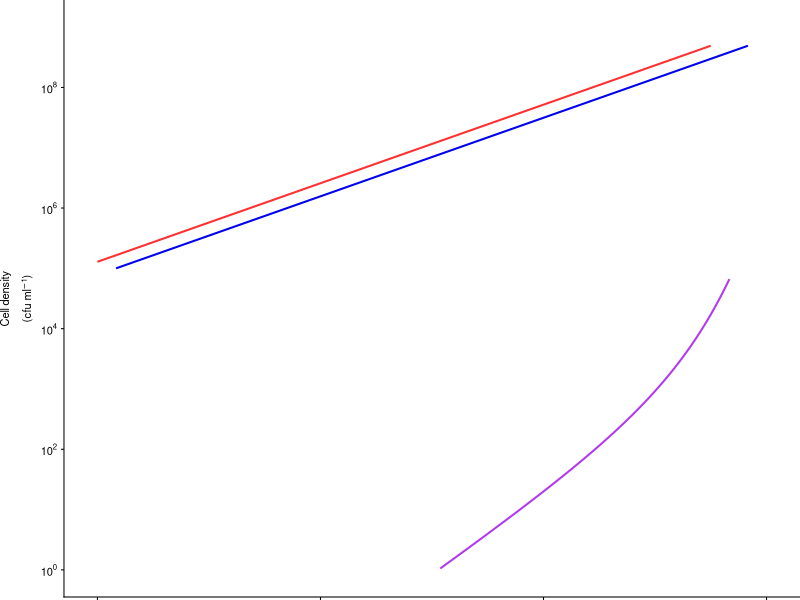
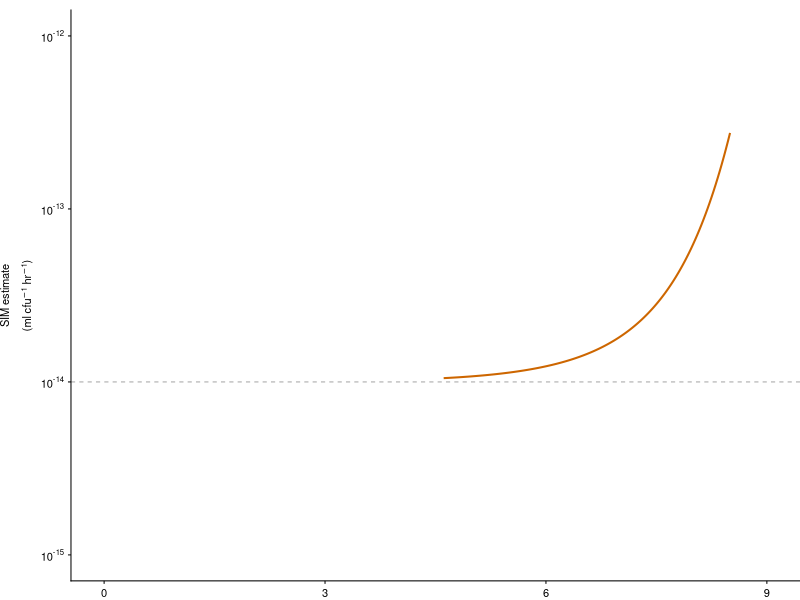
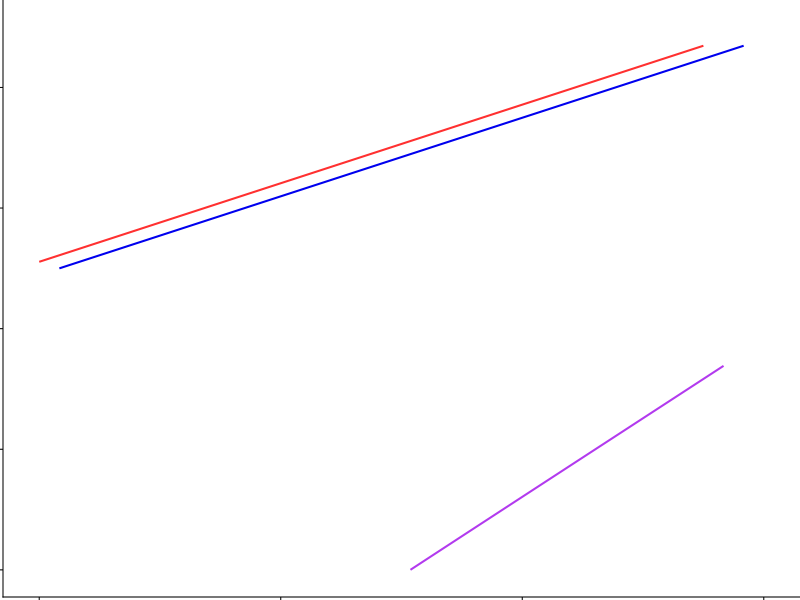
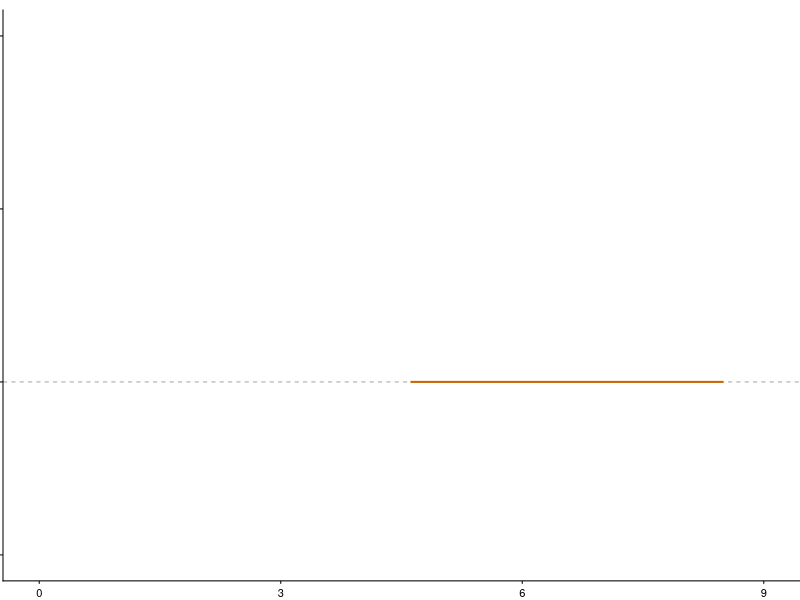

These figures' R source, in order: (Note: this script raises an error after producing the figures.)
# Packages ----------------------------------------------------------
library(tidyverse)
library(cowplot)
library(patchwork)
library(egg)
library(grid)
theme_set(theme_cowplot())

# Plot filtering ----------------------------------------------------------
Incubation_time = 8.516944 # The max incubation time for the x-axis
Set_conjugation_rate = 1e-14 # The simulated conjugation rate
num_of_rows_to_skip = 100 # This skips datapoints so that the ggplot linetypes will work

# General plotting customization -------------------------------------------------
Figure_height = 3
Figure_width = 4.5
Figure_label_size = 10
plot_width = 1.7
text_size_axis_title = 8
text_size_axis_tick_labels = 8
axis_line_size = 0.75/(ggplot2::.pt*72.27/96) # pt size for the axis lines
axis_tick_size = 0.75/(ggplot2::.pt*72.27/96)
axis_tick_lengths = 0.03
x_axis_min = 0
x_axis_max = 9
x_axis_breaks = c(0,3,6,9)
x_axis_label = "Time (hr)"
margins_top_left <- c(0,0,0,0.0)
margins_bottom_left <- c(0.1,0,0,0.0)
margins_top_right <- c(0,0,0,0.0)
margins_bottom_right <- c(0.1,0,0,0.0)

# Density plotting customization -------------------------------------------------
density_cell_colors <- c('firebrick1', 'blue2', 'darkorchid2') # the line colors for donor, recipient, and transconjugant trajectories
density_linetype = 'solid' # the linetype used to plot the density trajectories
density_line_size = 1.5/(ggplot2::.pt*72.27/96) # pt size for the density trajectories
density_line_dodge = 1 # to jitter the overlapping density trajectories
density_y_axis_min = 1
density_y_axis_max = 1e9
density_y_axis_number_of_ticks = 4
density_height = plot_width*0.75
density_y_axis_label = expression(atop("Cell density", paste("(cfu ", 'ml'^-1, ")")))

# SIM plotting customization -------------------------------------------------
SIM_set_conjugation_rate_color = c(rgb(169, 169, 169, maxColorValue = 255)) #darkgrey
SIM_set_conjugation_rate_linetype = 'dashed'
SIM_set_conjugation_rate_line_size = 0.75/(ggplot2::.pt*72.27/96)
SIM_line_size = 1.5/(ggplot2::.pt*72.27/96)
SIM_line_color = c(rgb(205, 102, 0, maxColorValue = 255)) #darkorange3
SIM_y_axis_number_of_ticks = 4
SIM_y_axis_min = 1e-15
SIM_y_axis_max = 1e-12
SIM_height = plot_width * 0.5
SIM_y_axis_label = expression(atop("SIM estimate", paste("(ml ", 'cfu'^-1, ' hr'^-1, ")")))

# Unequal conjugation rates data --------------------------------------------
dat <- read.csv("ODE_data/T55.csv")
T_1 = (dat$time[dat$Transconjugant>1]/3600)[1]
dat2 <- dat %>%
  filter(row_number() %% num_of_rows_to_skip == 1)
dat1 <- dat2 %>%
  select(-PlasmidFreeDonor, -Total) %>%
  gather(Cell.type, Density, 2:4)
dat1$time <- dat1$time/3600

# a. Density plot ------------------------------------------------------------
top_left <- ggplot(data = dat1 %>% filter(time < Incubation_time, Cell.type == 'Transconjugant'), aes(x = time, y = Density, color = Cell.type)) +
  geom_line(size = density_line_size, linetype = density_linetype) +
  geom_line(data = dat1 %>% filter(time < Incubation_time, Cell.type != 'Transconjugant'), position=position_dodge(width=density_line_dodge), size = density_line_size, linetype = density_linetype)+
  scale_color_manual(values = density_cell_colors) +
  scale_x_continuous(limits = c(x_axis_min, x_axis_max), breaks = x_axis_breaks)+
  scale_y_log10(limits = c(density_y_axis_min, density_y_axis_max), breaks = scales::trans_breaks("log10", function(x) 10^x, n = density_y_axis_number_of_ticks), labels = scales::trans_format("log10", scales::math_format(10^.x))) +
  ylab(density_y_axis_label) + 
  theme(axis.title.x = element_blank()) +
  theme(axis.title = element_text(size = text_size_axis_title)) +
  theme(axis.line.y = element_line(size = axis_line_size)) +
  theme(axis.line.x = element_line(size = axis_line_size)) +
  theme(axis.ticks = element_line(size = axis_tick_size))+
  theme(axis.ticks.length = unit(axis_tick_lengths, 'in'))+
  theme(axis.text.y = element_text(size = text_size_axis_tick_labels))+
  theme(axis.text.x = element_blank()) +
  theme(legend.position = "none") +
  theme(plot.margin = unit(margins_top_left, "in"))
top_left

# b. SIM estimate plot ------------------------------------------------------------
bottom_left <- ggplot(data = dat1 %>% filter(time < Incubation_time & time > T_1), aes(x = time, y = SIM)) +
  geom_hline(yintercept = Set_conjugation_rate, color = SIM_set_conjugation_rate_color, linetype = SIM_set_conjugation_rate_linetype, size = SIM_set_conjugation_rate_line_size) +
  geom_line(size = SIM_line_size, color = SIM_line_color) +
  scale_x_continuous(limits = c(x_axis_min, x_axis_max), breaks = x_axis_breaks)+
  scale_y_log10(limits=c(SIM_y_axis_min, SIM_y_axis_max), breaks = scales::trans_breaks("log10", function(x) 10^x, n = SIM_y_axis_number_of_ticks), labels = scales::trans_format("log10", scales::math_format(10^.x))) +
  ylab(SIM_y_axis_label) + 
  theme(axis.title.x = element_blank()) +
  theme(axis.title = element_text(size = text_size_axis_title)) +
  theme(axis.line.y = element_line(size = axis_line_size)) +
  theme(axis.line.x = element_line(size = axis_line_size)) +
  theme(axis.ticks = element_line(size = axis_tick_size))+
  theme(axis.ticks.length = unit(axis_tick_lengths, 'in'))+
  theme(axis.text = element_text(size = text_size_axis_tick_labels))+
  theme(legend.position = "none") +
  theme(plot.margin = unit(margins_bottom_left, "in"))
bottom_left

# Equal conjugation rates data --------------------------------------------
dat <- read.csv("ODE_data/T1.csv")
T_1 = (dat$time[dat$Transconjugant>1]/3600)[1]
dat2 <- dat %>%
  filter(row_number() %% num_of_rows_to_skip == 1)
dat1 <- dat2 %>%
  select(-PlasmidFreeDonor, -Total) %>%
  gather(Cell.type, Density, 2:4)
dat1$time <- dat1$time/3600

# a. Density plot ------------------------------------------------------------
top_right <- ggplot(data = dat1 %>% filter(time < Incubation_time, Cell.type == 'Transconjugant'), aes(x = time, y = Density, color = Cell.type)) +
  geom_line(size = density_line_size, linetype = density_linetype) +
  geom_line(data = dat1 %>% filter(time < Incubation_time, Cell.type != 'Transconjugant'), position=position_dodge(width=density_line_dodge), size = density_line_size, linetype = density_linetype)+
  scale_color_manual(values = density_cell_colors) +
  scale_x_continuous(limits = c(x_axis_min, x_axis_max), breaks = x_axis_breaks)+
  scale_y_log10(limits = c(density_y_axis_min, density_y_axis_max), breaks = scales::trans_breaks("log10", function(x) 10^x, n = density_y_axis_number_of_ticks), labels = scales::trans_format("log10", scales::math_format(10^.x))) +
  theme(axis.title.y = element_blank()) +
  theme(axis.title.x = element_blank()) +
  theme(axis.line.y = element_line(size = axis_line_size)) +
  theme(axis.line.x = element_line(size = axis_line_size)) +
  theme(axis.ticks = element_line(size = axis_tick_size))+
  theme(axis.ticks.length = unit(axis_tick_lengths, 'in'))+
  theme(axis.text = element_blank())+
  theme(legend.position = "none") +
  theme(plot.margin = unit(margins_top_right, "in"))
top_right


# b. SIM estimate plot ------------------------------------------------------------
bottom_right <- ggplot(data = dat1 %>% filter(time < Incubation_time & time > T_1), aes(x = time, y = SIM)) +
  geom_hline(yintercept = Set_conjugation_rate, color = SIM_set_conjugation_rate_color, linetype = SIM_set_conjugation_rate_linetype, size = SIM_set_conjugation_rate_line_size) +
  geom_line(size = SIM_line_size, color = SIM_line_color) +
  scale_x_continuous(limits = c(x_axis_min, x_axis_max), breaks = x_axis_breaks)+
  scale_y_log10(limits=c(SIM_y_axis_min, SIM_y_axis_max), breaks = scales::trans_breaks("log10", function(x) 10^x, n = SIM_y_axis_number_of_ticks), labels = scales::trans_format("log10", scales::math_format(10^.x))) +
  theme(axis.title.y = element_blank()) +
  theme(axis.title.x = element_blank()) +
  theme(axis.title = element_text(size = text_size_axis_title)) +
  theme(axis.line.y = element_line(size = axis_line_size)) +
  theme(axis.line.x = element_line(size = axis_line_size)) +
  theme(axis.ticks = element_line(size = axis_tick_size))+
  theme(axis.ticks.length = unit(axis_tick_lengths, 'in'))+
  theme(axis.text.y = element_blank())+
  theme(axis.text.x = element_text(size = text_size_axis_tick_labels))+
  theme(legend.position = "none") +
  theme(plot.margin = unit(margins_bottom_right, "in"))
bottom_right

# Fig assemble ------------------------------------------------------------
Figleft <- (top_left / bottom_left) + 
  plot_layout(widths = unit(c(plot_width), units = c('in')), heights = unit(c(density_height, SIM_height), c('in', 'in')))

Figright <- (top_right / bottom_right) + 
  plot_layout(widths = unit(c(plot_width), units = c('in')), heights = unit(c(density_height, SIM_height), c('in', 'in')))

Fig <- (Figleft | Figright)  +
  plot_annotation(tag_levels = list(c('b', '', 'c', ''))) & 
  theme(plot.tag.position = c(0, 1.1), plot.tag = element_text(size = Figure_label_size))

x.grob <- textGrob(x_axis_label, gp=gpar(fontsize=text_size_axis_title))
Figure <- grid.arrange(as_grob(Fig), x.grob, nrow = 2, heights = unit(c(density_height+SIM_height+0.4, 0.1), c("in", "in")))
save_plot("Fig.pdf", plot = Figure, base_width = Figure_width, base_height = Figure_height)
